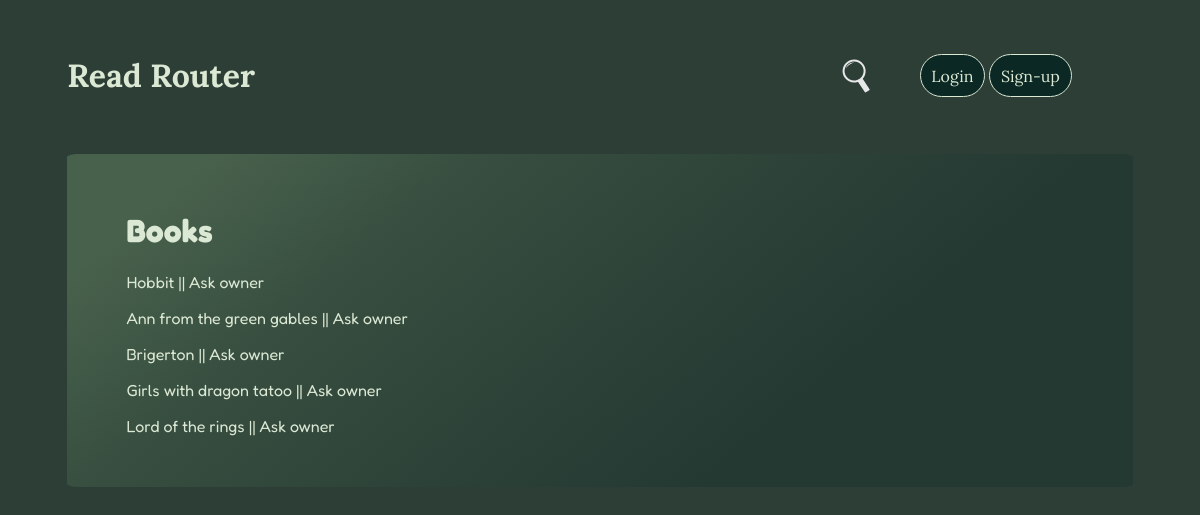
Before: /books with the older database file.
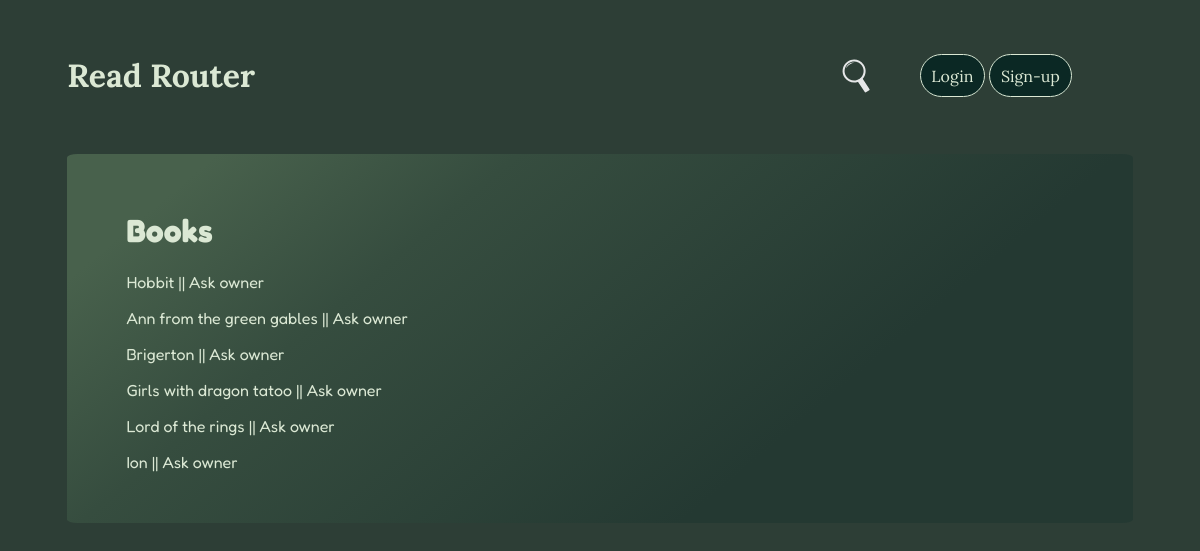
After: the same page with the newer database file.
### myapp/core/models/book.py (models this page shows, shortened)
class Book(db.Model):
    __tablename__ = 'book'
    id = db.Column(db.Integer, primary_key=True)
    title = db.Column(db.String(50), nullable=True)
    author = db.Column(db.String(20))
    year_of_publication = db.Column(db.String(5))
    about = db.Column(db.String)
    owner = db.Column(db.Integer)
    user_id = db.Column(db.Integer, db.ForeignKey('user.id'))
    genre_id = db.Column(db.Integer, db.ForeignKey('genre.id'), nullable=True, default=None)

### myapp/core/routes/main.py (the view)
@main.route('/books', methods=['GET'])
def index_books():
    template = f'{template_folder}/books.html'
    return render_template(template, books_res=Book.query.all())

### myapp/templates/pages/main/books.html
{% extends "base.html" %}
{% block content %}
    <div class="sections">
        <h1>Books</h1>
        <div class="user-card">
            {% for book in books_res %}
            <p> {{ book.title }} || <a href="user/{{ book.owner }}">Ask owner</a> </p>
            {% endfor %}
        </div>
    </div>
{% endblock %}

Changed rows visible on the page:
added Book: title "Ion"
